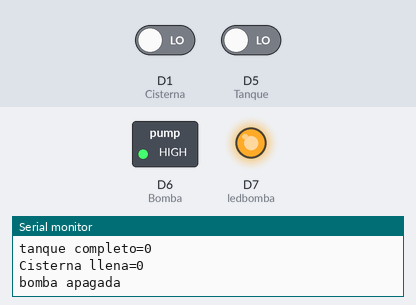
The sketch below on a simulated ESP8266 (NodeMCU). On the bench: switched loads named in the sketch (green lamp = pin HIGH), output pins drawn as LEDs (lit = HIGH), the last lines printed to the serial monitor. The inputs (shaded band) are chosen by the test bench; at power-on: D5 (Tanque) LOW, D1 (Cisterna) LOW. WiFi joins after 1.5 s; servers stay silent unless stated.

Above: at 4.7 s.
4.8 s: D5 (Tanque) driven HIGH
At 9.6 s:
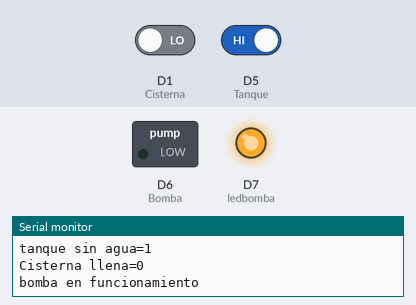
10.6 s: D1 (Cisterna) driven HIGH
At 13.5 s:
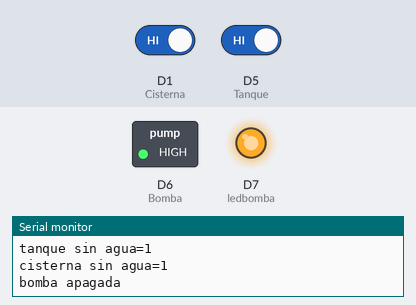
16.0 s: D1 (Cisterna) driven LOW
At 20.6 s:
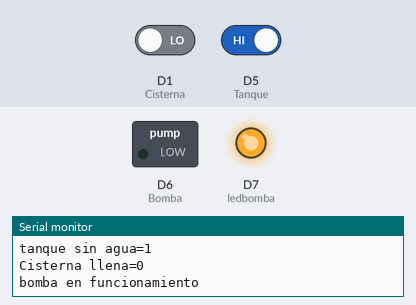
21.0 s: D5 (Tanque) driven LOW
At 24.5 s:
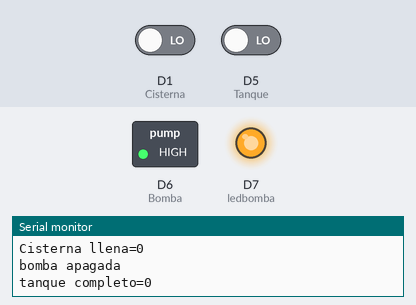
Timing chart, 0 to 25.8 s (numbered marks = the images above; inputs shaded):
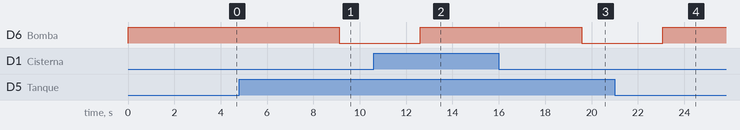

Measured:
- after the input at 4.8 s, D6 (Bomba): HIGH → LOW after 4.3 s
- after the input at 10.6 s, D6 (Bomba): LOW → HIGH after 2.0 s
- after the input at 16.0 s, D6 (Bomba): HIGH → LOW after 3.6 s
- after the input at 21.0 s, D6 (Bomba): LOW → HIGH after 2.1 s

The sketch:

autom2021.ino
```cpp
//Este codigo fue dieñado para un Nodemcu 1.0, con un Dht11, y los sensores de Bomba de agua mecanicos(tipo flotantes)

//Librerias Agregadas
 #include <ESP8266WiFi.h>
 #include <WiFiClient.h>
 #include <ESP8266mDNS.h>
 #include <ThingSpeak.h>
 #include <DHT.h>

 #define DHTPIN D4  //definicion del pin usado para el sensor en este caso el d
 #define DHTTYPE DHT11

 DHT dht(DHTPIN, DHTTYPE);

 unsigned long previousMillis = 0;//definicion de variable para contador de tiempo
 unsigned long previousMillis2 = 0;//definicion de variable para contador de tiempo
 unsigned long interval = 30000;

 const char* ssid = "tunobredered";
 const char* password = "tuclavewifi";
 WiFiClient client;

 unsigned long myChannelNumber = 123456;  //ChannelNumber
 const char * myWriteAPIKey = "fjqwe83flsd3412";  //WriteAPIKey
 uint8_t temperature, humidity;  //variables para dht

 //declaracion de pines
int Tanque = 14;//d2  sensor flotante a tanque
int Cisterna = 5;//d1 Sensor flotante a Cisterna(tanque inferior
int  Bomba =12 ;//d6  Conectado a Motor
int ledbomba=13;//    Led indicador de funcionamiento del loop

//declaracion de variables para codigo
bool estadotanque=false;
bool estadocisterna=false;
int estadobomba;


void setup()
{
    digitalWrite(Bomba,HIGH);//en mi caso la declaro como High porque esta invertida mi salida, y aqui defino que inicie apagada

    Serial.begin(115200);   //iniciar puerto serie
    //Declaracion de entradas y salidas de pines
    pinMode(Tanque,INPUT);
    pinMode(Cisterna,INPUT);
    pinMode(Bomba,OUTPUT) ;
    pinMode(ledbomba,OUTPUT) ;
   //Hago un check de encendido con luces
    pinMode(LED_BUILTIN, HIGH);
    delay(1000);
    pinMode(LED_BUILTIN, LOW);

    delay(1000);
    //inicio el sensor de temperatura y humedad
    dht.begin();
    delay(10);

    // Connect to WiFi network  conexion a wifi
    Serial.println();
    Serial.println();
    Serial.print("Conectando a ");
    Serial.println(ssid);
    WiFi.begin(ssid, password);
    while (WiFi.status() != WL_CONNECTED)
    {
      delay(500);
      Serial.print(".");
    }
    Serial.println("");
    Serial.println("WiFi connected");
    // Print the IP address
    Serial.println(WiFi.localIP());

    Serial.println("Ready");
    Serial.print("IP address: ");
    Serial.println(WiFi.localIP());
    WiFi.setAutoReconnect(true);
    WiFi.persistent(true);
    ThingSpeak.begin(client);


}

void loop()
{

  digitalWrite(ledbomba,HIGH);//dejo encendido el led para indicar que el led funciona
  estadotanque = digitalRead(Tanque);  //lectura digital de pin
  estadocisterna = digitalRead(Cisterna);  //lectura digital de pin
  //estadobomba=digitalRead(Bomba);  //lectura digital de pin
  //realizo una impresion por serial para chequear los estados del sistema
  if(estadotanque)
  {
    Serial.println("tanque sin agua=1");
    delay(500);
  }
  else
  {
    Serial.println("tanque completo=0");
     delay(500);
  }
  delay(100);
   if(estadocisterna)
  {
    Serial.println("cisterna sin agua=1");
     delay(500);
  }
  else
  {
    Serial.println("Cisterna llena=0");
     delay(500);
  }

//Encendido de bomba si falta agua en el tanque y si la cisterna tiene agua
  if (estadotanque  && !estadocisterna)
    {
    delay(500);
    Serial.println("bomba en funcionamiento");
    delay(500);
    pinMode(LED_BUILTIN, HIGH);
    delay(500);
    digitalWrite(Bomba,LOW);
    delay(50);
    estadobomba=1;
    delay(500);
    }

 //apagar bomba si se vacio la cisterna o si se lleno el tanque
   else if (estadocisterna  || !estadotanque )
  {
   Serial.println("bomba apagada");
   delay(50);
    pinMode(LED_BUILTIN, LOW);
    delay(500);
   digitalWrite(Bomba,HIGH);
   delay(50);
   estadobomba=0;
   delay(300);
  }
  //si la bomba esta en funcionamento envia la informacion a thingspeak para controlar su uso y horarios
  if (estadobomba)
  {
    ThingSpeak.writeField(myChannelNumber, 3, estadobomba, myWriteAPIKey);
  }

  delay(1000);

  unsigned long currentMillis = millis();
  if (currentMillis - previousMillis >= 240000)//Cada 4min envia los valores leidos por el dth a thingspeak
   {

      previousMillis = currentMillis;
      temperature = dht.readTemperature();
      humidity = dht.readHumidity();
      Serial.print("Temperature Value is :");
      Serial.print(temperature);
      Serial.println("C");
      Serial.print("Humidity Value is :");
      Serial.print(humidity);
      Serial.println("%");
      ThingSpeak.writeField(myChannelNumber, 1, temperature, myWriteAPIKey);
      delay(15000);
      ThingSpeak.writeField(myChannelNumber, 2, humidity, myWriteAPIKey);
   }

  unsigned long currentMillis2 = millis();
  // if WiFi is down, try reconnecting every CHECK_WIFI_TIME seconds
  if ((WiFi.status() != WL_CONNECTED) && (currentMillis2 - previousMillis >=interval)) {
    Serial.print(millis());
    Serial.println("Reconnecting to WiFi...");
    WiFi.disconnect();
    WiFi.begin(ssid, password);
    Serial.println(WiFi.localIP());
    //Alternatively, you can restart your board
    //ESP.restart();
    Serial.println(WiFi.RSSI());
    previousMillis2 = currentMillis2;
  }

}
```
